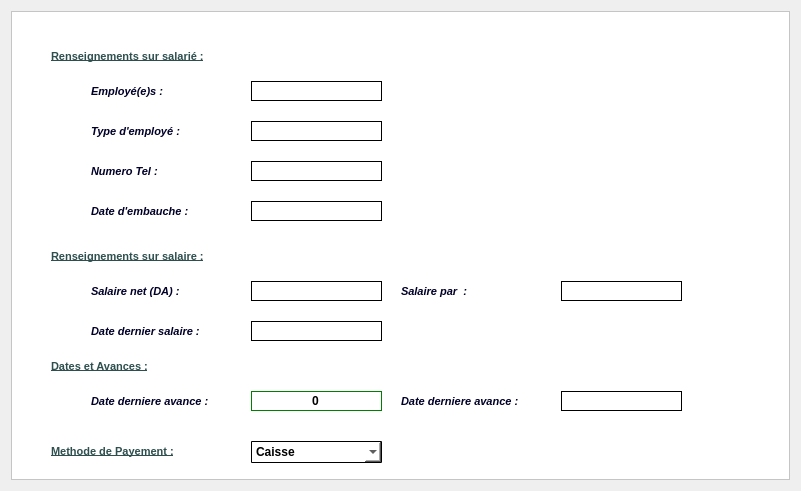
  <widget class="QWidget" name="gridLayoutWidget">
   <property name="geometry">
    <rect>
     <x>230</x>
     <y>30</y>
     <width>801</width>
     <height>491</height>
    </rect>
   </property>
   <layout class="QGridLayout" name="prodLayout">
    <item row="0" column="0">
     <widget class="QFrame" name="frame">
      <property name="styleSheet">
       <string notr="true">background:white;</string>
      </property>
      <property name="frameShape">
       <enum>QFrame::StyledPanel</enum>
      </property>
      <property name="frameShadow">
       <enum>QFrame::Raised</enum>
      </property>
      <widget class="QLabel" name="providerDTitle">
       <property name="geometry">
        <rect>
         <x>40</x>
         <y>30</y>
         <width>231</width>
         <height>31</height>
        </rect>
       </property>
       <property name="font">
        <font>
         <pointsize>8</pointsize>
         <weight>75</weight>
         <italic>false</italic>
         <bold>true</bold>
         <underline>true</underline>
        </font>
       </property>
       <property name="styleSheet">
        <string notr="true">QLabel{color:#2f4f4f;border : 0px}</string>
       </property>
       <property name="text">
        <string>Renseignements sur salarié :</string>
       </property>
      </widget>
      <widget class="QLabel" name="providerDTitle_3">
       <property name="geometry">
        <rect>
         <x>40</x>
         <y>340</y>
         <width>231</width>
         <height>31</height>
        </rect>
       </property>
       <property name="font">
        <font>
         <pointsize>8</pointsize>
         <weight>75</weight>
         <italic>false</italic>
         <bold>true</bold>
         <underline>true</underline>
        </font>
       </property>
       <property name="styleSheet">
        <string notr="true">QLabel{color:#2f4f4f;border : 0px}</string>
       </property>
       <property name="text">
        <string>Dates et Avances :</string>
       </property>
      </widget>
      <widget class="QLabel" name="workerTel">
       <property name="geometry">
        <rect>
         <x>240</x>
         <y>150</y>
         <width>131</width>
         <height>20</height>
        </rect>
       </property>
       <property name="font">
        <font>
         <family>Arial Black</family>
         <weight>75</weight>
         <bold>true</bold>
        </font>
       </property>
       <property name="styleSheet">
        <string notr="true">background-color:white;border:1px solid black;</string>
       </property>
       <property name="text">
        <string/>
       </property>
       <property name="alignment">
        <set>Qt::AlignCenter</set>
       </property>
      </widget>
      <widget class="QLabel" name="workerSalaryType">
       <property name="geometry">
        <rect>
         <x>550</x>
         <y>270</y>
         <width>121</width>
         <height>20</height>
        </rect>
       </property>
       <property name="font">
        <font>
         <family>Arial Black</family>
         <weight>75</weight>
         <bold>true</bold>
        </font>
       </property>
       <property name="styleSheet">
        <string notr="true">background-color:white;border:1px solid black;</string>
       </property>
       <property name="text">
        <string/>
       </property>
       <property name="alignment">
        <set>Qt::AlignCenter</set>
       </property>
      </widget>
      <widget class="QLabel" name="providerDTitle_2">
       <property name="geometry">
        <rect>
         <x>40</x>
         <y>230</y>
         <width>231</width>
         <height>31</height>
        </rect>
       </property>
       <property name="font">
        <font>
         <pointsize>8</pointsize>
         <weight>75</weight>
         <italic>false</italic>
         <bold>true</bold>
         <underline>true</underline>
        </font>
       </property>
       <property name="styleSheet">
        <string notr="true">QLabel{color:#2f4f4f;border : 0px}</string>
       </property>
       <property name="text">
        <string>Renseignements sur salaire :</string>
       </property>
      </widget>
      <widget class="QLabel" name="workerDate">
       <property name="geometry">
        <rect>
         <x>240</x>
         <y>190</y>
         <width>131</width>
         <height>20</height>
        </rect>
       </property>
       <property name="font">
        <font>
         <family>Arial Black</family>
         <weight>75</weight>
         <bold>true</bold>
        </font>
       </property>
       <property name="styleSheet">
        <string notr="true">background-color:white;border:1px solid black;</string>
       </property>
       <property name="text">
        <string/>
       </property>
       <property name="alignment">
        <set>Qt::AlignCenter</set>
       </property>
      </widget>
      <widget class="QPushButton" name="pushButton_7">
       <property name="geometry">
        <rect>
         <x>510</x>
         <y>60</y>
         <width>181</width>
         <height>131</height>
        </rect>
       </property>
       <property name="toolTip">
        <string>Restaurent Manager Solution</string>
       </property>
       <property name="styleSheet">
        <string notr="true">text-align:center; color : black; border: 0px solid #f96332; opacity:0.4;</string>
       </property>
       <property name="text">
        <string/>
       </property>
       <property name="icon">
        <iconset>
         <normaloff>../../IMAGES/WORKERS/else.png</normaloff>../../IMAGES/WORKERS/else.png</iconset>
       </property>
       <property name="iconSize">
        <size>
         <width>100</width>
         <height>100</height>
        </size>
       </property>
      </widget>
      <widget class="QLabel" name="workerPayDay">
       <property name="geometry">
        <rect>
         <x>240</x>
         <y>310</y>
         <width>131</width>
         <height>20</height>
        </rect>
       </property>
       <property name="font">
        <font>
         <family>Arial Black</family>
         <weight>75</weight>
         <bold>true</bold>
        </font>
       </property>
       <property name="styleSheet">
        <string notr="true">background-color:white;border:1px solid black;</string>
       </property>
       <property name="text">
        <string/>
       </property>
       <property name="alignment">
        <set>Qt::AlignCenter</set>
       </property>
      </widget>
      <widget class="QLabel" name="workerSalary">
       <property name="geometry">
        <rect>
         <x>240</x>
         <y>270</y>
         <width>131</width>
         <height>20</height>
        </rect>
       </property>
       <property name="font">
        <font>
         <family>Arial Black</family>
         <weight>75</weight>
         <bold>true</bold>
        </font>
       </property>
       <property name="styleSheet">
        <string notr="true">background-color:white;border:1px solid black;</string>
       </property>
       <property name="text">
        <string/>
       </property>
       <property name="alignment">
        <set>Qt::AlignCenter</set>
       </property>
      </widget>
      <widget class="QLabel" name="workerType">
       <property name="geometry">
        <rect>
         <x>240</x>
         <y>110</y>
         <width>131</width>
         <height>20</height>
        </rect>
       </property>
       <property name="font">
        <font>
         <family>Arial Black</family>
         <weight>75</weight>
         <bold>true</bold>
        </font>
       </property>
       <property name="styleSheet">
        <string notr="true">background-color:white;border:1px solid black;</string>
       </property>
       <property name="text">
        <string/>
       </property>
       <property name="alignment">
        <set>Qt::AlignCenter</set>
       </property>
      </widget>
      <widget class="QLabel" name="worker">
       <property name="geometry">
        <rect>
         <x>240</x>
         <y>70</y>
         <width>131</width>
         <height>20</height>
        </rect>
       </property>
       <property name="font">
        <font>
         <family>Arial Black</family>
         <weight>75</weight>
         <bold>true</bold>
        </font>
       </property>
       <property name="styleSheet">
        <string notr="true">background-color:white;border:1px solid black;</string>
       </property>
       <property name="text">
        <string/>
       </property>
       <property name="alignment">
        <set>Qt::AlignCenter</set>
       </property>
      </widget>
      <widget class="QLineEdit" name="workerAvance">
       <property name="geometry">
        <rect>
         <x>240</x>
         <y>380</y>
         <width>131</width>
         <height>20</height>
        </rect>
       </property>
       <property name="font">
        <font>
         <weight>75</weight>
         <bold>true</bold>
        </font>
       </property>
       <property name="styleSheet">
        <string notr="true">border:1px solid green;</string>
       </property>
       <property name="text">
        <string>0</string>
       </property>
       <property name="alignment">
        <set>Qt::AlignCenter</set>
       </property>
      </widget>
      <widget class="QLabel" name="workerAvanceDate">
       <property name="geometry">
        <rect>
         <x>550</x>
         <y>380</y>
         <width>121</width>
         <height>20</height>
        </rect>
       </property>
       <property name="font">
        <font>
         <family>Arial Black</family>
         <weight>75</weight>
         <bold>true</bold>
        </font>
       </property>
       <property name="styleSheet">
        <string notr="true">background-color:white;border:1px solid black;</string>
       </property>
       <property name="text">
        <string/>
       </property>
       <property name="alignment">
        <set>Qt::AlignCenter</set>
       </property>
      </widget>
      <widget class="QLabel" name="providerDTitle_4">
       <property name="geometry">
        <rect>
         <x>40</x>
         <y>430</y>
         <width>161</width>
         <height>21</height>
        </rect>
       </property>
       <property name="font">
        <font>
         <pointsize>8</pointsize>
         <weight>75</weight>
         <italic>false</italic>
         <bold>true</bold>
         <underline>true</underline>
        </font>
       </property>
       <property name="styleSheet">
        <string notr="true">QLabel{color:#2f4f4f;border : 0px}</string>
       </property>
       <property name="text">
        <string>Methode de Payement :</string>
       </property>
      </widget>
      <widget class="QComboBox" name="payMthd">
       <property name="geometry">
        <rect>
         <x>240</x>
         <y>430</y>
         <width>131</width>
         <height>22</height>
        </rect>
       </property>
       <property name="font">
        <font>
         <weight>75</weight>
         <bold>true</bold>
        </font>
       </property>
       <property name="cursor">
        <cursorShape>PointingHandCursor</cursorShape>
       </property>
       <property name="toolTip">
        <string>Methode de payement</string>
       </property>
       <property name="statusTip">
        <string>Methode de payement</string>
       </property>
       <property name="styleSheet">
        <string notr="true">QComboBox{background-color:white;border : 1px solid; border-radius:1px;}</string>
       </property>
       <item>
        <property name="text">
         <string>Caisse</string>
        </property>
       </item>
       <item>
        <property name="text">
         <string>Autre</string>
        </property>
       </item>
      </widget>
      <widget class="QPushButton" name="MenuProd_3">
       <property name="geometry">
        <rect>
         <x>80</x>
         <y>70</y>
         <width>101</width>
         <height>21</height>
        </rect>
       </property>
       <property name="sizePolicy">
        <sizepolicy hsizetype="Minimum" vsizetype="Maximum">
         <horstretch>0</horstretch>
         <verstretch>0</verstretch>
        </sizepolicy>
       </property>
       <property name="font">
        <font>
         <family>Arial</family>
         <pointsize>8</pointsize>
         <weight>75</weight>
         <italic>true</italic>
         <bold>true</bold>
         <underline>false</underline>
         <kerning>true</kerning>
        </font>
       </property>
       <property name="toolTip">
        <string/>
       </property>
       <property name="statusTip">
        <string/>
       </property>
       <property name="autoFillBackground">
        <bool>false</bool>
       </property>
       <property name="styleSheet">
        <string notr="true">QPushButton{background-color: white;text-align:left; color : #000028; border: 0px solid #000028  ;  height:35px;}
</string>
       </property>
       <property name="text">
        <string>Employé(e)s :</string>
       </property>
       <property name="icon">
        <iconset>
         <normaloff>../../IMAGES/WORKERS/else.png</normaloff>../../IMAGES/WORKERS/else.png</iconset>
       </property>
      </widget>
      <widget class="QPushButton" name="MenuProd_4">
       <property name="geometry">
        <rect>
         <x>80</x>
         <y>110</y>
         <width>121</width>
         <height>21</height>
        </rect>
       </property>
       <property name="sizePolicy">
        <sizepolicy hsizetype="Minimum" vsizetype="Maximum">
         <horstretch>0</horstretch>
         <verstretch>0</verstretch>
        </sizepolicy>
       </property>
       <property name="font">
        <font>
         <family>Arial</family>
         <pointsize>8</pointsize>
         <weight>75</weight>
         <italic>true</italic>
         <bold>true</bold>
         <underline>false</underline>
         <kerning>true</kerning>
        </font>
       </property>
       <property name="toolTip">
        <string/>
       </property>
       <property name="statusTip">
        <string/>
       </property>
       <property name="autoFillBackground">
        <bool>false</bool>
       </property>
       <property name="styleSheet">
        <string notr="true">QPushButton{background-color: white;text-align:left; color : #000028; border: 0px solid #000028  ;  height:35px;}
</string>
       </property>
       <property name="text">
        <string>Type d'employé :</string>
       </property>
       <property name="icon">
        <iconset>
         <normaloff>../../IMAGES/WORKERS/else.png</normaloff>../../IMAGES/WORKERS/else.png</iconset>
       </property>
      </widget>
      <widget class="QPushButton" name="MenuProd_5">
       <property name="geometry">
        <rect>
         <x>80</x>
         <y>150</y>
         <width>121</width>
         <height>21</height>
        </rect>
       </property>
       <property name="sizePolicy">
        <sizepolicy hsizetype="Minimum" vsizetype="Maximum">
         <horstretch>0</horstretch>
         <verstretch>0</verstretch>
        </sizepolicy>
       </property>
       <property name="font">
        <font>
         <family>Arial</family>
         <pointsize>8</pointsize>
         <weight>75</weight>
         <italic>true</italic>
         <bold>true</bold>
         <underline>false</underline>
         <kerning>true</kerning>
        </font>
       </property>
       <property name="toolTip">
        <string/>
       </property>
       <property name="statusTip">
        <string/>
       </property>
       <property name="autoFillBackground">
        <bool>false</bool>
       </property>
       <property name="styleSheet">
        <string notr="true">QPushButton{background-color: white;text-align:left; color : #000028; border: 0px solid #000028  ;  height:35px;}
</string>
       </property>
       <property name="text">
        <string>Numero Tel :</string>
       </property>
       <property name="icon">
        <iconset>
         <normaloff>../../IMAGES/WORKERS/else.png</normaloff>../../IMAGES/WORKERS/else.png</iconset>
       </property>
      </widget>
      <widget class="QPushButton" name="MenuProd_6">
       <property name="geometry">
        <rect>
         <x>80</x>
         <y>190</y>
         <width>131</width>
         <height>21</height>
        </rect>
       </property>
       <property name="sizePolicy">
        <sizepolicy hsizetype="Minimum" vsizetype="Maximum">
         <horstretch>0</horstretch>
         <verstretch>0</verstretch>
        </sizepolicy>
       </property>
       <property name="font">
        <font>
         <family>Arial</family>
         <pointsize>8</pointsize>
         <weight>75</weight>
         <italic>true</italic>
         <bold>true</bold>
         <underline>false</underline>
         <kerning>true</kerning>
        </font>
       </property>
       <property name="toolTip">
        <string/>
       </property>
       <property name="statusTip">
        <string/>
       </property>
       <property name="autoFillBackground">
        <bool>false</bool>
       </property>
       <property name="styleSheet">
        <string notr="true">QPushButton{background-color: white;text-align:left; color : #000028; border: 0px solid #000028  ;  height:35px;}
</string>
       </property>
       <property name="text">
        <string>Date d'embauche :</string>
       </property>
       <property name="icon">
        <iconset>
         <normaloff>../../IMAGES/WORKERS/else.png</normaloff>../../IMAGES/WORKERS/else.png</iconset>
       </property>
      </widget>
      <widget class="QPushButton" name="MenuProd_7">
       <property name="geometry">
        <rect>
         <x>80</x>
         <y>270</y>
         <width>121</width>
         <height>21</height>
        </rect>
       </property>
       <property name="sizePolicy">
        <sizepolicy hsizetype="Minimum" vsizetype="Maximum">
         <horstretch>0</horstretch>
         <verstretch>0</verstretch>
        </sizepolicy>
       </property>
       <property name="font">
        <font>
         <family>Arial</family>
         <pointsize>8</pointsize>
         <weight>75</weight>
         <italic>true</italic>
         <bold>true</bold>
         <underline>false</underline>
         <kerning>true</kerning>
        </font>
       </property>
       <property name="toolTip">
        <string/>
       </property>
       <property name="statusTip">
        <string/>
       </property>
       <property name="autoFillBackground">
        <bool>false</bool>
       </property>
       <property name="styleSheet">
        <string notr="true">QPushButton{background-color: white;text-align:left; color : #000028; border: 0px solid #000028  ;  height:35px;}
</string>
       </property>
       <property name="text">
        <string>Salaire net (DA) :</string>
       </property>
       <property name="icon">
        <iconset>
         <normaloff>../../IMAGES/WORKERS/else.png</normaloff>../../IMAGES/WORKERS/else.png</iconset>
       </property>
      </widget>
      <widget class="QPushButton" name="MenuProd_8">
       <property name="geometry">
        <rect>
         <x>80</x>
         <y>310</y>
         <width>141</width>
         <height>21</height>
        </rect>
       </property>
       <property name="sizePolicy">
        <sizepolicy hsizetype="Minimum" vsizetype="Maximum">
         <horstretch>0</horstretch>
         <verstretch>0</verstretch>
        </sizepolicy>
       </property>
       <property name="font">
        <font>
         <family>Arial</family>
         <pointsize>8</pointsize>
         <weight>75</weight>
         <italic>true</italic>
         <bold>true</bold>
         <underline>false</underline>
         <kerning>true</kerning>
        </font>
       </property>
       <property name="toolTip">
        <string/>
       </property>
       <property name="statusTip">
        <string/>
       </property>
       <property name="autoFillBackground">
        <bool>false</bool>
       </property>
       <property name="styleSheet">
        <string notr="true">QPushButton{background-color: white;text-align:left; color : #000028; border: 0px solid #000028  ;  height:35px;}
</string>
       </property>
       <property name="text">
        <string>Date dernier salaire :</string>
       </property>
       <property name="icon">
        <iconset>
         <normaloff>../../IMAGES/WORKERS/else.png</normaloff>../../IMAGES/WORKERS/else.png</iconset>
       </property>
      </widget>
      <widget class="QPushButton" name="MenuProd_9">
       <property name="geometry">
        <rect>
         <x>390</x>
         <y>270</y>
         <width>111</width>
         <height>21</height>
        </rect>
       </property>
       <property name="sizePolicy">
        <sizepolicy hsizetype="Minimum" vsizetype="Maximum">
         <horstretch>0</horstretch>
         <verstretch>0</verstretch>
        </sizepolicy>
       </property>
       <property name="font">
        <font>
         <family>Arial</family>
         <pointsize>8</pointsize>
         <weight>75</weight>
         <italic>true</italic>
         <bold>true</bold>
         <underline>false</underline>
         <kerning>true</kerning>
        </font>
       </property>
       <property name="toolTip">
        <string/>
       </property>
       <property name="statusTip">
        <string/>
       </property>
       <property name="autoFillBackground">
        <bool>false</bool>
       </property>
       <property name="styleSheet">
        <string notr="true">QPushButton{background-color: white;text-align:left; color : #000028; border: 0px solid #000028  ;  height:35px;}
</string>
       </property>
       <property name="text">
        <string>Salaire par  :</string>
       </property>
       <property name="icon">
        <iconset>
         <normaloff>../../IMAGES/WORKERS/else.png</normaloff>../../IMAGES/WORKERS/else.png</iconset>
       </property>
      </widget>
      <widget class="QPushButton" name="MenuProd_10">
       <property name="geometry">
        <rect>
         <x>390</x>
         <y>380</y>
         <width>151</width>
         <height>21</height>
        </rect>
       </property>
       <property name="sizePolicy">
        <sizepolicy hsizetype="Minimum" vsizetype="Maximum">
         <horstretch>0</horstretch>
         <verstretch>0</verstretch>
        </sizepolicy>
       </property>
       <property name="font">
        <font>
         <family>Arial</family>
         <pointsize>8</pointsize>
         <weight>75</weight>
         <italic>true</italic>
         <bold>true</bold>
         <underline>false</underline>
         <kerning>true</kerning>
        </font>
       </property>
       <property name="toolTip">
        <string/>
       </property>
       <property name="statusTip">
        <string/>
       </property>
       <property name="autoFillBackground">
        <bool>false</bool>
       </property>
       <property name="styleSheet">
        <string notr="true">QPushButton{background-color: white;text-align:left; color : #000028; border: 0px solid #000028  ;  height:35px;}
</string>
       </property>
       <property name="text">
        <string>Date derniere avance :</string>
       </property>
       <property name="icon">
        <iconset>
         <normaloff>../../IMAGES/WORKERS/else.png</normaloff>../../IMAGES/WORKERS/else.png</iconset>
       </property>
      </widget>
      <widget class="QPushButton" name="MenuProd_11">
       <property name="geometry">
        <rect>
         <x>80</x>
         <y>380</y>
         <width>141</width>
         <height>21</height>
        </rect>
       </property>
       <property name="sizePolicy">
        <sizepolicy hsizetype="Minimum" vsizetype="Maximum">
         <horstretch>0</horstretch>
         <verstretch>0</verstretch>
        </sizepolicy>
       </property>
       <property name="font">
        <font>
         <family>Arial</family>
         <pointsize>8</pointsize>
         <weight>75</weight>
         <italic>true</italic>
         <bold>true</bold>
         <underline>false</underline>
         <kerning>true</kerning>
        </font>
       </property>
       <property name="toolTip">
        <string/>
       </property>
       <property name="statusTip">
        <string/>
       </property>
       <property name="autoFillBackground">
        <bool>false</bool>
       </property>
       <property name="styleSheet">
        <string notr="true">QPushButton{background-color: white;text-align:left; color : #000028; border: 0px solid #000028  ;  height:35px;}
</string>
       </property>
       <property name="text">
        <string>Date derniere avance :</string>
       </property>
       <property name="icon">
        <iconset>
         <normaloff>../../IMAGES/WORKERS/else.png</normaloff>../../IMAGES/WORKERS/else.png</iconset>
       </property>
      </widget>
     </widget>
    </item>
   </layout>
  </widget>
